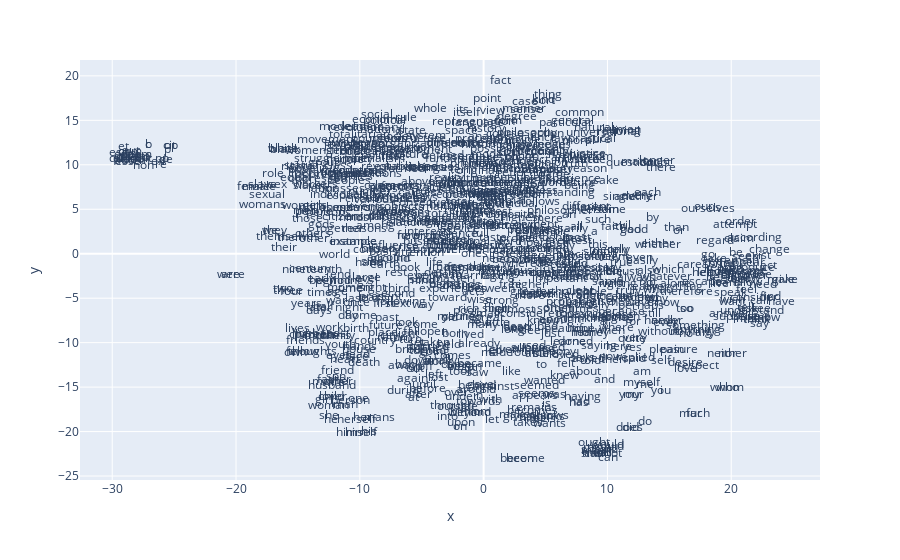

The notebook cell this image was saved under:
### Markdown cell above
### t-SNE Plot for MALE Author Texts

### Code cell
#Plot coordinates 
px.scatter(coords_male, 'x', 'y', text='label', height=1000).update_traces(mode='text')

### Figure 1 — Plotly figure (JSON) as saved in the notebook; plotly's stock layout.template omitted (floating-point values rounded to 4 significant figures; data arrays with more than 128 entries replaced by an {"elided": "..."} marker saying what was removed)
{"data": [{"hovertemplate": "x=%{x}<br>y=%{y}<br>label=%{text}<extra></extra>", "legendgroup": "", "marker": {"color": "#636efa", "symbol": "circle"}, "mode": "text", "name": "", "orientation": "v", "showlegend": false, "text": {"elided": "826 str values"}, "type": "scatter", "x": {"elided": "826 float values"}, "xaxis": "x", "y": {"elided": "826 float values"}, "yaxis": "y"}], "layout": {"autosize": true, "legend": {"tracegroupgap": 0}, "margin": {"t": 60}, "xaxis": {"anchor": "y", "autorange": true, "domain": [0, 1], "range": [-32.6, 27.17], "title": {"text": "x"}, "type": "linear"}, "yaxis": {"anchor": "x", "autorange": true, "domain": [0, 1], "range": [-25.45, 21.79], "title": {"text": "y"}, "type": "linear"}}}
